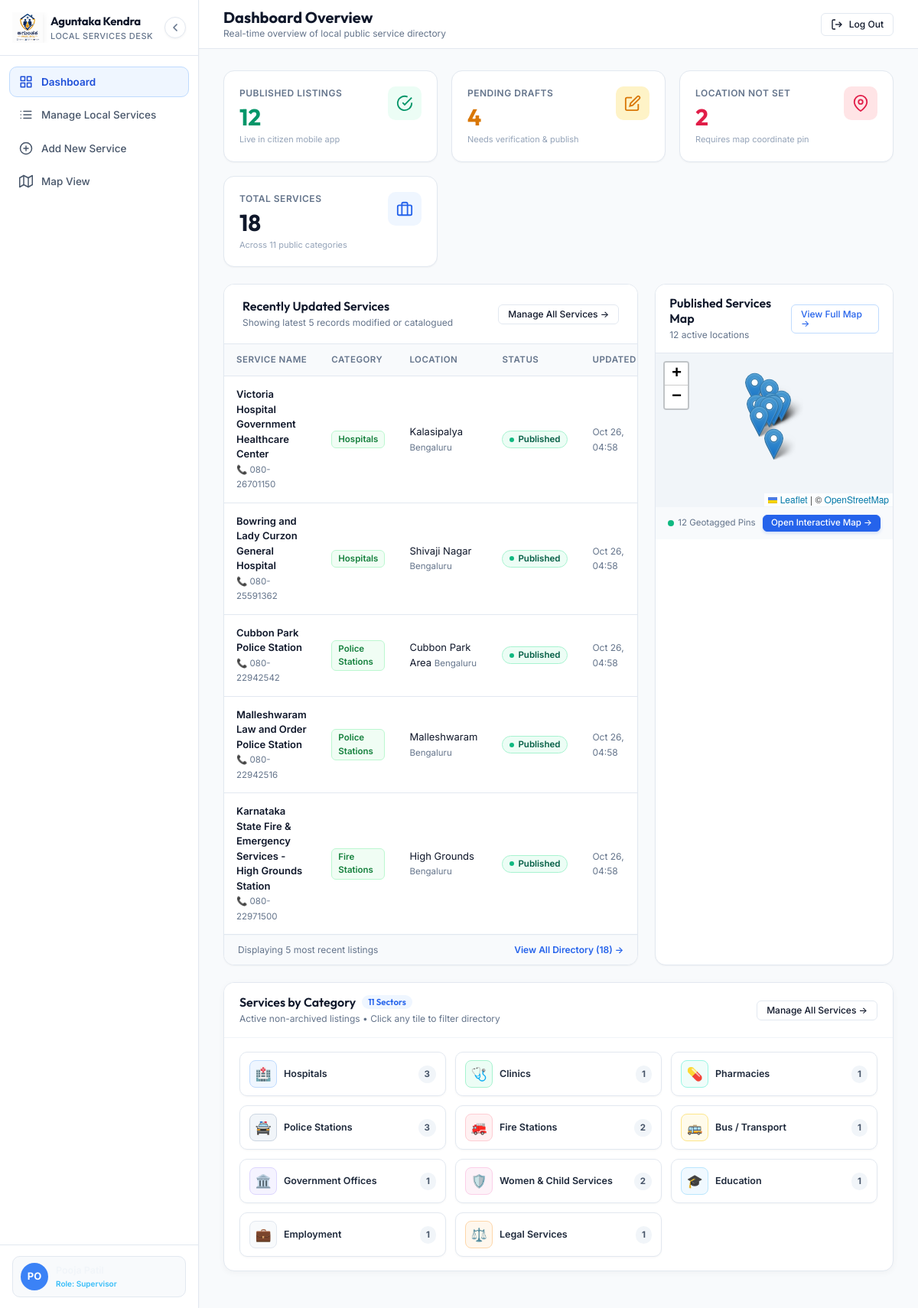
The app's page /dashboard.php (signed in) with its own data.
### tables this page shows
CREATE TABLE IF NOT EXISTS `local_services` (
    `id` INT AUTO_INCREMENT PRIMARY KEY,
    `service_name` VARCHAR(150) NOT NULL,
    `category` VARCHAR(60) NOT NULL,
    `short_description` VARCHAR(255) NULL,
    `description` TEXT NULL,
    `file_url` VARCHAR(255) NULL,
    `file_name` VARCHAR(255) NULL,
    `file_type` VARCHAR(100) NULL,
    `phone` VARCHAR(25) NOT NULL,
    `alternate_phone` VARCHAR(25) NULL,
    `email` VARCHAR(100) NULL,
    `website` VARCHAR(255) NULL,
    `contact_person` VARCHAR(100) NULL,
    `address_line` VARCHAR(255) NOT NULL,
    `locality` VARCHAR(100) NOT NULL,
    `city` VARCHAR(100) NOT NULL,
    `district` VARCHAR(100) NOT NULL,
    `state` VARCHAR(100) DEFAULT 'Karnataka',
    `pincode` VARCHAR(10) NULL,
    `latitude` DECIMAL(10, 7) NULL,
    `longitude` DECIMAL(10, 7) NULL,
    `opening_time` TIME NULL,
    `closing_time` TIME NULL,
    `working_days` VARCHAR(100) NULL,
    `is_24_hours` TINYINT(1) DEFAULT 0,
    `availability_notes` TEXT NULL,
    `facilities` TEXT NULL,
    `accessibility_notes` TEXT NULL,
    `public_notes` TEXT NULL,
    `internal_notes` TEXT NULL,
    `status` ENUM('Draft', 'Published', 'Inactive', 'Archived') DEFAULT 'Draft',
    `created_by` INT NULL,
    `updated_by` INT NULL,
    `created_at` DATETIME DEFAULT CURRENT_TIMESTAMP,
    `updated_at` DATETIME DEFAULT CURRENT_TIMESTAMP ON UPDATE CURRENT_TIMESTAMP,
    `published_at` DATETIME NULL,
    INDEX `idx_category` (`category`),
    INDEX `idx_status` (`status`),
    INDEX `idx_city` (`city`),
    INDEX `idx_district` (`district`),
    INDEX `idx_coords` (`latitude`, `longitude`),
    CONSTRAINT `fk_service_creator` FOREIGN KEY (`created_by`) REFERENCES `staff_users` (`id`) ON DELETE SET NULL,
    CONSTRAINT `fk_service_updater` FOREIGN KEY (`updated_by`) REFERENCES `staff_users` (`id`) ON DELETE SET NULL
);

### dashboard.php (the view, shortened to what this page needs)
<?php
require_once __DIR__ . '/includes/header.php';
require_once __DIR__ . '/includes/sidebar.php';
require_once __DIR__ . '/includes/topbar.php';
$pdo = Database::getConnection();
$totalServices = (int)$pdo->query("SELECT COUNT(*) FROM local_services")->fetchColumn();
$publishedCount = (int)$pdo->query("SELECT COUNT(*) FROM local_services WHERE status = 'Published'")->fetchColumn();
$draftCount = (int)$pdo->query("SELECT COUNT(*) FROM local_services WHERE status = 'Draft'")->fetchColumn();
$missingCoordsCount = (int)$pdo->query("SELECT COUNT(*) FROM local_services WHERE latitude IS NULL OR longitude IS NULL")->fetchColumn();
$recentStmt = $pdo->query("
    SELECT s.id, s.service_name, s.category, s.locality, s.city, s.status, s.updated_at, s.phone
    FROM local_services s
    ORDER BY s.updated_at DESC
    LIMIT 5
");
$recentServices = $recentStmt->fetchAll();
$catStmt = $pdo->query("
    SELECT category, COUNT(*) as count
    FROM local_services
    WHERE status != 'Archived'
    GROUP BY category
    ORDER BY count DESC
");
$categoryBreakdown = $catStmt->fetchAll();
$catCounts = [];
foreach ($categoryBreakdown as $cb) {
    $catCounts[$cb['category']] = (int)$cb['count'];
}
$categoryMeta = [
    'Hospitals' => ['icon' => '🏥', 'bg' => '#eff6ff', 'border' => '#bfdbfe'],
    'Clinics' => ['icon' => '🩺', 'bg' => '#ecfdf5', 'border' => '#a7f3d0'],
    'Pharmacies' => ['icon' => '💊', 'bg' => '#f0fdfa', 'border' => '#99f6e4'],
    'Police Stations' => ['icon' => '🚔', 'bg' => '#f1f5f9', 'border' => '#cbd5e1'],
    'Fire Stations' => ['icon' => '🚒', 'bg' => '#fff1f2', 'border' => '#fecdd3'],
    'Bus / Transport' => ['icon' => '🚌', 'bg' => '#fffbeb', 'border' => '#fde68a'],
    'Government Offices' => ['icon' => '🏛️', 'bg' => '#f5f3ff', 'border' => '#ddd6fe'],
    'Women & Child Services' => ['icon' => '🛡️', 'bg' => '#fdf2f8', 'border' => '#fbcfe8'],
    'Education' => ['icon' => '🎓', 'bg' => '#f0f9ff', 'border' => '#bae6fd'],
    'Employment' => ['icon' => '💼', 'bg' => '#f8fafc', 'border' => '#e2e8f0'],
    'Legal Services' => ['icon' => '⚖️', 'bg' => '#fff7ed', 'border' => '#fed7aa'],
];
$mapStmt = $pdo->query("
    SELECT id, service_name, category, locality, city, latitude, longitude, phone, status
    FROM local_services
    WHERE status = 'Published' AND latitude IS NOT NULL AND longitude IS NOT NULL
    LIMIT 25
");
$mapServices = $mapStmt->fetchAll();
?>
<div class="stats-grid" style="margin-bottom: 22px;">
    <a href="services.php?status=Published" class="stat-card-link" title="Filter live published services">
        <div class="stat-card">
            <div class="stat-info">
                <span class="stat-label">Published Listings</span>
                <span class="stat-number" style="color:#059669;"><?= $publishedCount ?></span>
                <span class="stat-meta">Live in citizen mobile app</span>
            </div>
            <div class="stat-icon icon-green">
                <svg viewBox="0 0 24 24" fill="none" stroke="currentColor" stroke-width="2">
                    <path d="M22 11.08V12a10 10 0 1 1-5.93-9.14"></path>
                    <polyline points="22 4 12 14.01 9 11.01"></polyline>
                </svg>
            </div>
        </div>
    </a>
    <a href="services.php?status=Draft" class="stat-card-link" title="Review draft listings">
        <div class="stat-card">
            <div class="stat-info">
                <span class="stat-label">Pending Drafts</span>
                <span class="stat-number" style="color:#d97706;"><?= $draftCount ?></span>
                <span class="stat-meta">Needs verification & publish</span>
            </div>
            <div class="stat-icon icon-amber">
                <svg viewBox="0 0 24 24" fill="none" stroke="currentColor" stroke-width="2">
                    <path d="M11 4H4a2 2 0 0 0-2 2v14a2 2 0 0 0 2 2h14a2 2 0 0 0 2-2v-7"></path>
                    <path d="M18.5 2.5a2.121 2.121 0 0 1 3 3L12 15l-4 1 1-4 9.5-9.5z"></path>
                </svg>
            </div>
        </div>
    </a>
    <a href="services.php?has_coords=0" class="stat-card-link" title="Listings requiring GPS coordinates">
        <div class="stat-card">
            <div class="stat-info">
                <span class="stat-label">Location Not Set</span>
                <span class="stat-number" style="color:#e11d48;"><?= $missingCoordsCount ?></span>
                <span class="stat-meta">Requires map coordinate pin</span>
            </div>
            <div class="stat-icon icon-rose">
                <svg viewBox="0 0 24 24" fill="none" stroke="currentColor" stroke-width="2">
                    <path d="M21 10c0 7-9 13-9 13s-9-6-9-13a9 9 0 0 1 18 0z"></path>
                    <circle cx="12" cy="10" r="3"></circle>
                </svg>
            </div>
        </div>
    </a>
    <a href="services.php" class="stat-card-link" title="View all local services">
        <div class="stat-card">
            <div class="stat-info">
                <span class="stat-label">Total Services</span>
                <span class="stat-number"><?= $totalServices ?></span>
                <span class="stat-meta">Across 11 public categories</span>
            </div>
            <div class="stat-icon icon-blue">
                <svg viewBox="0 0 24 24" fill="none" stroke="currentColor" stroke-width="2">
                    <rect x="2" y="7" width="20" height="14" rx="2" ry="2"></rect>
                    <path d="M16 21V5a2 2 0 0 0-2-2h-4a2 2 0 0 0-2 2v16"></path>
                </svg>
            </div>
        </div>
    </a>
</div>
<div style="display:grid; grid-template-columns: 2fr 1.15fr; gap: 22px; margin-bottom: 22px;">
    <div class="card" style="margin-bottom:0; display:flex; flex-direction:column;">
        <div class="card-header">
            <div>
                <h3 class="card-title">Recently Updated Services</h3>
                <span class="card-subtitle">Showing latest 5 records modified or catalogued</span>
            </div>
            <a href="services.php" class="btn btn-secondary btn-sm">Manage All Services →</a>
        </div>
        <div class="table-responsive" style="flex:1;">
            <table class="data-table">
                <thead>
                    <tr>
                        <th>Service Name</th>
                        <th>Category</th>
                        <th>Location</th>
                        <th>Status</th>
                        <th>Updated</th>
                    </tr>
                </thead>
                <tbody>
                    <?php if (empty($recentServices)): ?>
                        <tr><td colspan="6" style="text-align:center; padding:30px; color:#64748b;">No services recorded yet.</td></tr>
                    <?php else: ?>
                        <?php foreach ($recentServices as $svc): ?>
                            <tr>
                                <td>
                                    <span class="table-service-name"><?= htmlspecialchars($svc['service_name']) ?></span>
                                    <span class="table-subtext">📞 <?= htmlspecialchars($svc['phone']) ?></span>
                                </td>
                                <td>
                                    <a href="services.php?category=<?= urlencode($svc['category']) ?>" class="category-tag" style="text-decoration:none;">
                                        <?= htmlspecialchars($svc['category']) ?>
                                    </a>
                                </td>
                                <td>
                                    <span><?= htmlspecialchars($svc['locality']) ?></span>
                                    <span class="table-subtext"><?= htmlspecialchars($svc['city']) ?></span>
                                </td>
                                <td>
                                    <span class="badge-status status-<?= str_replace(' ', '_', $svc['status']) ?>">
                                        <?= htmlspecialchars($svc['status']) ?>
                                    </span>
                                </td>
                                <td>
                                    <span style="font-size:12px; color:#64748b;">
                                        <?= date('M d, H:i', strtotime($svc['updated_at'])) ?>
                                    </span>
                                </td>
                            </tr>
                        <?php endforeach; ?>
                    <?php endif; ?>
                </tbody>
            </table>
        </div>
        <div style="padding:10px 18px; background:#f8fafc; border-top:1px solid #f1f5f9; display:flex; justify-content:space-between; align-items:center;">
            <span style="font-size:12px; color:#64748b;">Displaying 5 most recent listings</span>
            <a href="services.php" style="font-size:12px; font-weight:600; color:#2563eb; text-decoration:none;">
                View All Directory (<?= $totalServices ?>) &rarr;
            </a>
        </div>
    </div>
    <div class="card" style="margin-bottom:0; display:flex; flex-direction:column;">
        <div class="card-header" style="padding:14px 18px;">
            <div>
                <h3 class="card-title">Published Services Map</h3>
                <span class="card-subtitle"><?= count($mapServices) ?> active locations</span>
            </div>
            <a href="map.php" class="btn btn-outline-primary btn-sm">View Full Map &rarr;</a>
        </div>
        <div class="card-body" style="padding:0; position:relative;">
            <div id="dashboardMap" style="width:100%; height:200px; border-radius:0; position:relative; z-index:1;"></div>
        </div>
        <div style="padding:10px 16px; background:#f8fafc; border-top:1px solid #f1f5f9; display:flex; justify-content:space-between; align-items:center;">
            <span style="font-size:11.5px; color:#64748b; display:flex; align-items:center; gap:5px;">
                <span style="width:8px; height:8px; border-radius:50%; background:#10b981; display:inline-block;"></span>
                <?= count($mapServices) ?> Geotagged Pins
            </span>
            <a href="map.php" class="btn btn-primary btn-sm" style="font-size:11.5px; padding:4px 10px;">
                Open Interactive Map &rarr;
            </a>
        </div>
    </div>
</div>
<div class="card" style="margin-bottom:0; box-shadow: 0 2px 8px rgba(0,0,0,0.04);">
    <div class="card-header" style="padding:15px 20px; border-bottom:1px solid #f1f5f9; display:flex; justify-content:space-between; align-items:center;">
        <div>
            <h3 class="card-title" style="display:flex; align-items:center; gap:8px;">
                <span>Services by Category</span>
                <span style="font-size:11.5px; font-weight:600; background:#eff6ff; color:#2563eb; padding:2px 8px; border-radius:12px;">11 Sectors</span>
            </h3>
            <span class="card-subtitle">Active non-archived listings &bull; Click any tile to filter directory</span>
        </div>
        <a href="services.php" class="btn btn-secondary btn-sm" style="font-size:12px;">Manage All Services &rarr;</a>
    </div>
    <div class="card-body" style="padding:18px 20px;">
        <div class="category-directory-grid">
            <?php foreach (SERVICE_CATEGORIES as $catName): ?>
                <?php
                    $cnt = $catCounts[$catName] ?? 0;
                    $meta = $categoryMeta[$catName] ?? ['icon' => '📍', 'bg' => '#f1f5f9', 'border' => '#e2e8f0'];
                ?>
                <a href="services.php?category=<?= urlencode($catName) ?>" class="cat-tile" title="View <?= htmlspecialchars($catName) ?> (<?= $cnt ?> listings)">
                    <div class="cat-tile-left">
                        <div class="cat-tile-icon" style="background:<?= $meta['bg'] ?>; border:1px solid <?= $meta['border'] ?>;">
                            <?= $meta['icon'] ?>
                        </div>
                        <span class="cat-tile-title"><?= htmlspecialchars($catName) ?></span>
                    </div>
                    <span class="cat-tile-count"><?= $cnt ?></span>
                </a>
            <?php endforeach; ?>
        </div>
    </div>
</div>
<?php require_once __DIR__ . '/includes/footer.php'; ?>

### dashboard.php (style rules this page uses)
.category-directory-grid { display: grid; grid-template-columns: repeat(5, 1fr); gap: 12px; }
@media (max-width: 1280px) { .category-directory-grid { grid-template-columns: repeat(3, 1fr); } }
.cat-tile { display: flex; align-items: center; justify-content: space-between; padding: 10px 12px; background: #ffffff; border: 1px solid #e2e8f0; border-radius: 10px; text-decoration: none; transition: all 0.22s cubic-bezier(0.16, 1, 0.3, 1); box-shadow: 0 1px 3px rgba(0, 0, 0, 0.04); min-height: 58px; gap: 8px; }
.cat-tile-left { display: flex; align-items: center; gap: 9px; min-width: 0; flex: 1; }
.cat-tile-icon { width: 36px; height: 36px; border-radius: 8px; display: flex; align-items: center; justify-content: center; font-size: 17px; flex-shrink: 0; }
.cat-tile-title { font-size: 12.5px; font-weight: 600; color: #1e293b; line-height: 1.35; word-break: normal; overflow-wrap: break-word; }
.cat-tile-count { background: #f1f5f9; color: #475569; font-size: 11.5px; font-weight: 700; padding: 3px 8px; border-radius: 99px; flex-shrink: 0; transition: all 0.2s ease; }
.stat-card-link { text-decoration: none; display: block; color: inherit; }
.stat-card-link .stat-card { transition: transform 0.2s ease, box-shadow 0.2s ease, border-color 0.2s ease; height: 100%; }

### records on screen
local_services: service_name "Victoria Hospital Government Healthcare Center", phone "080-26701150", category "Hospitals", locality "Kalasipalya", city "Bengaluru", status "Published", updated_at "Oct 26, 04:58"
local_services: service_name "Bowring and Lady Curzon General Hospital", phone "080-25591362", category "Hospitals", locality "Shivaji Nagar", city "Bengaluru", status "Published", updated_at "Oct 26, 04:58"
local_services: service_name "Cubbon Park Police Station", phone "080-22942542", category "Police Stations", locality "Cubbon Park Area", city "Bengaluru", status "Published", updated_at "Oct 26, 04:58"
local_services: service_name "Malleshwaram Law and Order Police Station", phone "080-22942516", category "Police Stations", locality "Malleshwaram", city "Bengaluru", status "Published", updated_at "Oct 26, 04:58"
local_services: service_name "Karnataka State Fire & Emergency Services - High Grounds Station", phone "080-22971500", category "Fire Stations", locality "High Grounds", city "Bengaluru", status "Published", updated_at "Oct 26, 04:58"

### other values on screen
substr($currentUser['name'] ?? 'S', 0, 2) "PO"
$currentUser['role'] "Supervisor"
$pageTitle "Dashboard Overview"
$pageSubtitle "Real-time overview of local public service directory"
$publishedCount "12"
$draftCount "4"
$missingCoordsCount "2"
$totalServices "18"
count($mapServices) "12"
$meta['icon'] "🏥"
$catName "Hospitals"
$cnt "3"
$meta['icon'] "🩺"
$catName "Clinics"
$cnt "1"
